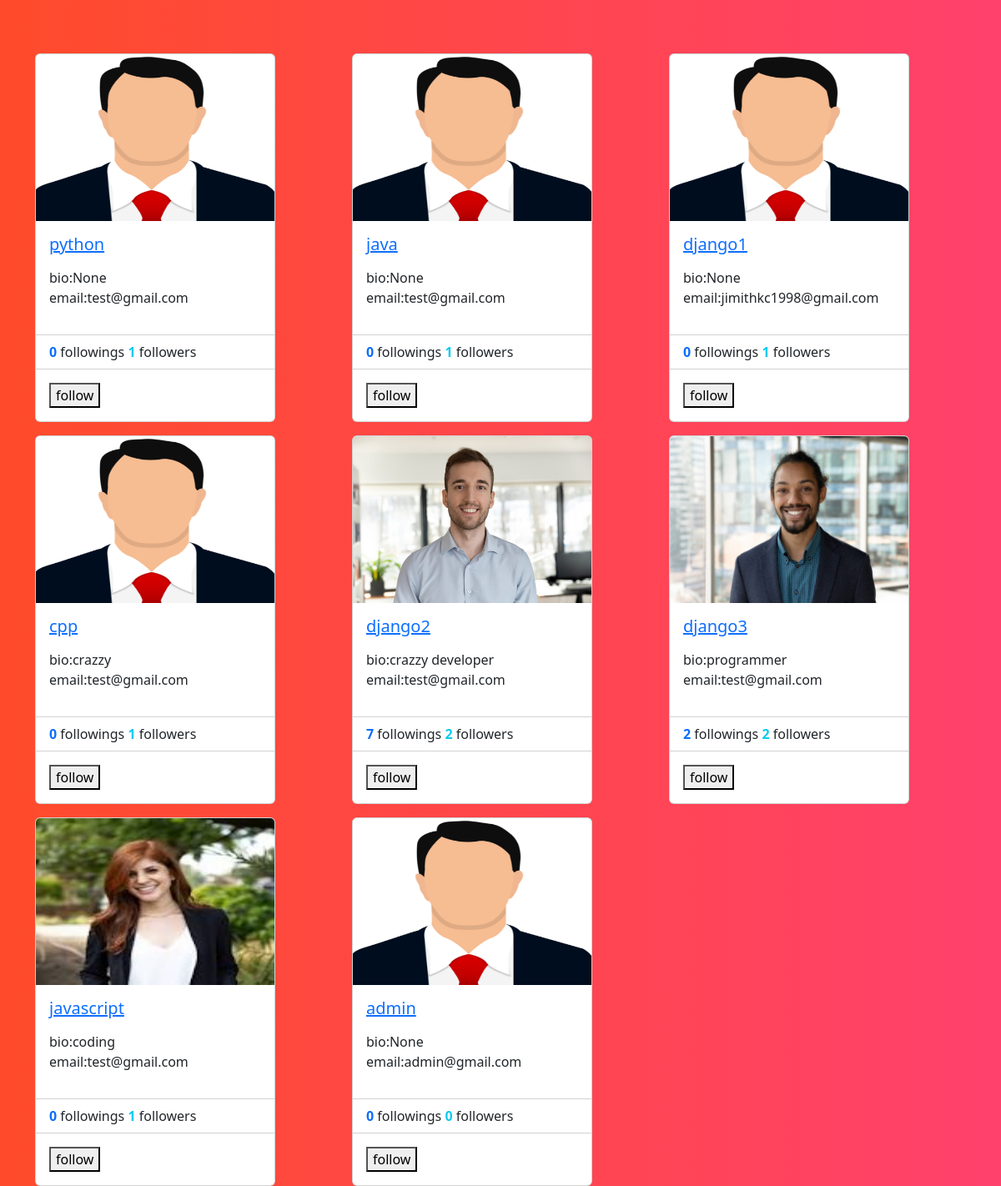
The app's page /profile/all (signed in) with its own data.
### social/models.py (models this page shows)
class UserProfile(models.Model):
    user=models.OneToOneField(User,on_delete=models.CASCADE,related_name="profile")
    address=models.CharField(max_length=200,null=True)
    phone=models.CharField(max_length=200,null=True)
    profile_pic=models.ImageField(upload_to="profilepics",null=True,blank=True)
    dob=models.DateField(null=True)
    bio=models.CharField(max_length=200,null=True)
    following=models.ManyToManyField("self",related_name="followed_by",symmetrical=False,null=True)
    block=models.ManyToManyField("self",related_name="blocked",symmetrical=False,null=True)
    def __str__(self):
        return self.user.username

### social/views.py (the view)
# urls.py: path('profile/all',views.ProfileListView.as_view(),name="profile-list"),
@method_decorator(decs,name="dispatch")
class ProfileListView(View):
    def get(self,request,*args,**kwargs):
        qs=UserProfile.objects.all()
        return render(request,"profile_list.html",{"data":qs})

### social/templates/profile_list.html (shortened to what this page needs)
<!DOCTYPE html>
{%load static%}
<html lang="en">
<head>
    <link href="https://cdn.jsdelivr.net/npm/bootstrap@5.3.2/dist/css/bootstrap.min.css" rel="stylesheet"
>
</head>
<body style="background: #FF416C;
background: -webkit-linear-gradient(to right, #FF4B2B, #FF416C);
background: linear-gradient(to right, #FF4B2B, #FF416C);">
    <div class="container">
        <div class="row mt-5">
            {%for profile in data%}
            <div class="col-4 mt-3">
                <div class="card" style="width: 18rem;">
                    {%if profile.profile_pic%}
                    <img src="{{profile.profile_pic.url}}" class="card-img-top" alt="..." height="200px">
                    {%else%}
                    <img src="{%static 'social/images/profilepic.png'%}" class="card-img-top" alt="..." height="200px">
                    {%endif%}
                    <div class="card-body">
                        <h5 class="card-title">
                            <a href="{%url 'profile-details' profile.id%}">{{profile}}</a>
                        </h5>
                        <p class="card-text">
                        <div>
                            bio:{{profile.bio}}
                        </div>
                        <div>
                            email:{{profile.user.email}}
                        </div>
                        </p>
                    </div>
                    <ul class="list-group list-group-flush">
                        <li class="list-group-item">
                            <span class="fw-bold text-primary"> {{profile.following.count}}</span> followings
                            <span class="fw-bold text-info"> {{profile.followed_by.count}}</span> followers
                        </li>
                    </ul>
                    <div class="card-body">
                        <form action="{%url 'follow' profile.id%}" method="post">
                            {%if profile in request.user.profile.following.all%}
                            <button type="submit"  name="action" value="unfollow">unfollow</button>
                            {%else%}
                            <button type="submit"  name="action" value="follow">follow</button>
                            {%endif%}
                        </form>
                    </div>
                </div>
            </div>
            {%endfor%}
        </div>
    </div>
</body>
</html>

### records on screen
UserProfile: user.username "python", bio "None", user.email "test@gmail.com", following.count "0", followed_by.count "1"
UserProfile: user.username "java", bio "None", user.email "test@gmail.com", following.count "0", followed_by.count "1"
UserProfile: user.username "django1", bio "None", user.email "jimithkc1998@gmail.com", following.count "0", followed_by.count "1"
UserProfile: user.username "cpp", bio "crazzy", user.email "test@gmail.com", following.count "0", followed_by.count "1"
UserProfile: profile_pic (picture), user.username "django2", bio "crazzy developer", user.email "test@gmail.com", following.count "7", followed_by.count "2"
UserProfile: profile_pic (picture), user.username "django3", bio "programmer", user.email "test@gmail.com", following.count "2", followed_by.count "2"
UserProfile: profile_pic (picture), user.username "javascript", bio "coding", user.email "test@gmail.com", following.count "0", followed_by.count "1"
UserProfile: user.username "admin", bio "None", user.email "admin@gmail.com", following.count "0", followed_by.count "0"
